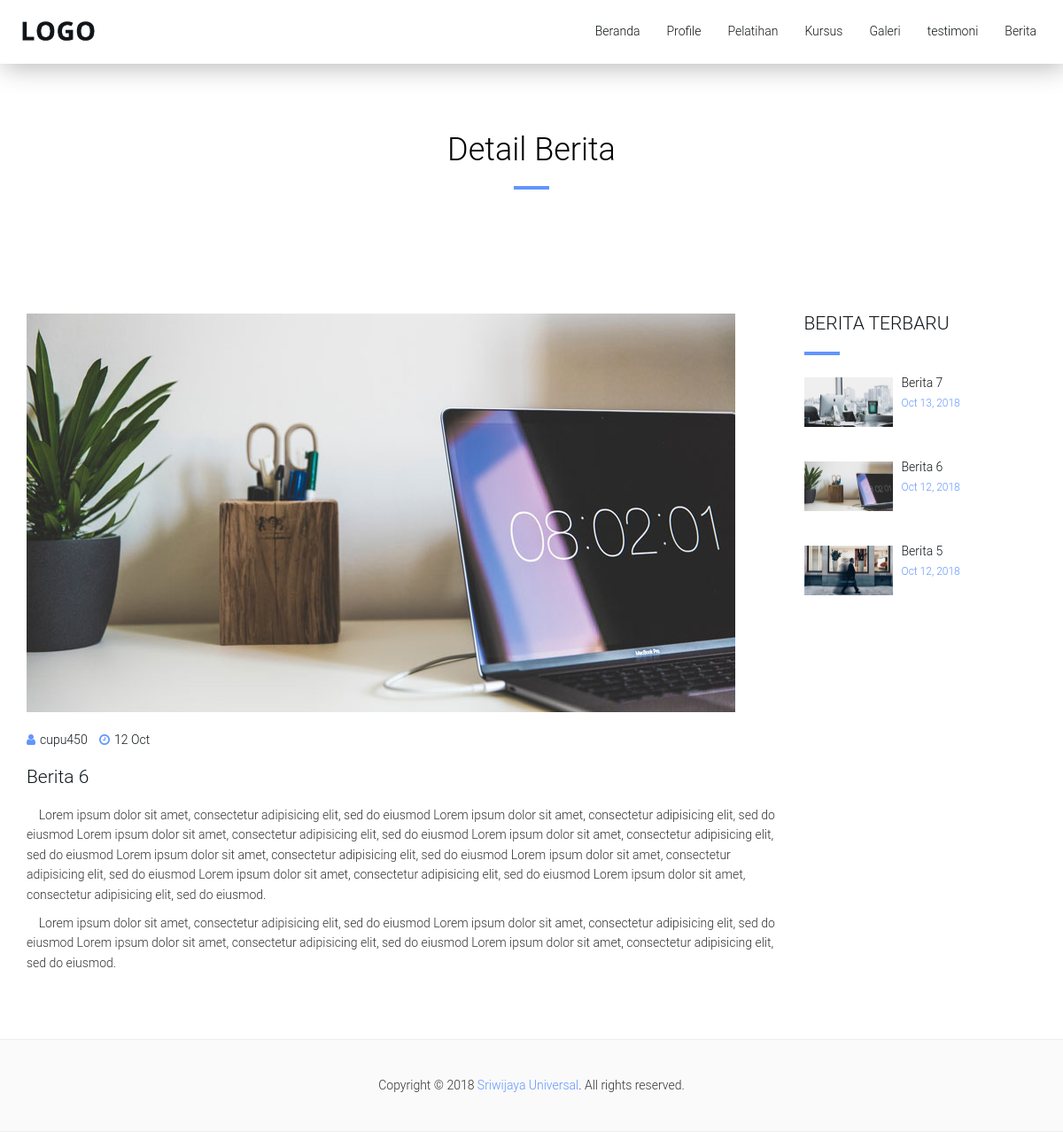
/user/detailBerita/9, run on the app's committed database.
### tables this page shows
CREATE TABLE `berita` (
  `id_berita` int(3) NOT NULL,
  `judul_berita` varchar(50) NOT NULL,
  `konten_berita` text NOT NULL,
  `gambar` varchar(50) NOT NULL,
  `tgl_upload` date NOT NULL,
  `id_admin` int(2) NOT NULL
);

### application/libraries/templateUser.php (called while the page is built)
<?php
class TemplateUser {
    function __construct(){
        $this->CI = & get_instance();
    }
    function displayUser($template, $data=null){
    	$data['_content'] = $this->CI->load->view($template, $data, true);
    	$data['_header'] = $this->CI->load->view('template/user/header', $data, true);
    	$data['_footer'] = $this->CI->load->view('template/user/footer', $data, true);
    	$this->CI->load->view('/templateUser.php', $data);
    }
}
?>

### application/controllers/User.php (called while the page is built, shortened)
<?php
class User extends CI_Controller {
	public function detailBerita($id)
	{
		$data['judul'] = "Company Profile | Detail Berita";
		$data['berita_terbaru'] = $this->M_user->getBeritaIndex();
		$data['berita'] = $this->M_user->getEditBerita($id);
		foreach ($data['berita'] as $value) {
			$data_berita = $this->M_user->dataBerita($value->id_admin);
			$data['a'][] = $data_berita;
		}
		$this->templateuser->displayuser('user/detailBerita',$data);
	}
}

### index.php (called while the page is built, shortened)
<?php
require_once BASEPATH.'core/CodeIgniter.php';

### application/models/M_user.php (called while the page is built, shortened)
<?php
class M_user extends CI_Model {
	public function getBeritaIndex()
	{
		$data = $this->db->order_by('id_berita','DESC')->limit(4)->get('berita');
		return $data->result();
	}
	public function getEditBerita($id)
	{
		$query = $this->db->where('id_berita', $id)
						  ->get('berita');
		return $query->result();
	}
	public function dataBerita($id)
	{
		$query = $this->db->where('id_user', $id)
						  ->get('admin');
		return $query->result();
	}
}

### application/views/user/detailBerita.php (the view)
<div class="col-xs-12 col-sm-12 col-md-12 col-lg-12">
	<div class="section-header text-center sm-padding" style="padding-top: 150px;">
		<h2 class="title" style="color: #000;">Detail Berita</h2>
	</div>
</div>
<main id="main" class="col-md-9">
	<?php foreach($berita as $row => $value): ?>
	<div class="blog2">
		<div class="blog-img">
			<img class="img-responsive" src="<?= base_url().'asset/admin/images/berita/'.$value->gambar ?>">
		</div>
		<div class="blog-content">
			<ul class="blog-meta">
				<?php foreach($a[$row] as $isi): ?>
				<li><i class="fa fa-user"></i><?= $isi->username ?></li>
				<?php endforeach; ?>
				<li><i class="fa fa-clock-o"></i><?= date('d M', strtotime($value->tgl_upload)) ?></li>
			</ul>
			<h3><?= $value->judul_berita ?></h3>
			<?= $value->konten_berita ?>
		</div>
	</div>
	<?php endforeach; ?>
</main>
<aside id="aside" class="col-md-3">
	<div class="widget">
		<h3 class="title">Berita Terbaru</h3>
		<?php foreach($berita_terbaru as $fill): ?>
		<div class="widget-post">
			<a href="#">
				<img src="<?= base_url().'asset/admin/images/berita/'.$fill->gambar ?>" style="width: 100px;"> <?= $fill->judul_berita ?>
			</a>
			<ul class="blog-meta">
				<li><?= date('M d, Y', strtotime($fill->tgl_upload)) ?></li>
			</ul>
		</div>
		<?php endforeach; ?>
	</div>
</aside>

### asset/css/style.css (style rules this page uses)
body { font-family: 'Roboto Light', sans-serif; font-size: 14px; line-height: 1.6; overflow-x: hidden; }
h1, h2, h3, h4, h5, h6 { font-family: 'Roboto Light', sans-serif; margin-top: 0px; margin-bottom: 20px; color: #10161A; }
h2 { font-size: 36px; }
h3 { font-size: 21px; }
a { color: #6195FF; text-decoration: none; -webkit-transition: 0.2s opacity; transition: 0.2s opacity; }
ul, ol { margin: 0; padding: 0; list-style: none }
.sm-padding { padding-top: 60px; padding-bottom: 60px; }
.section-header { position: relative; margin-bottom: 60px; }
.section-header .title { text-transform: capitalize; }
.title:after { content:""; display:block; height:4px; width:40px; background-color: #6195FF; margin-top: 20px; }
.text-center .title:after { margin: 20px auto 0px; }
.blog2 { background-color: #FFF; margin: 15px 0px; transition: box-shadow 0.5s; }
.blog2 .blog-content { padding: 20px 20px 40px; }
.blog2 .blog-meta { margin-bottom: 20px; }
.blog2 .blog-meta li { display: inline-block; font-size: 14px; color: #10161A; margin-right: 10px; }
.blog2 .blog-meta li i { color: #6195FF; margin-right: 5px; }
#main .blog2 .blog-content { padding: 20px 0px 0px; }
#main .blog2 { margin-top: 0px; }
#aside .widget { margin-bottom: 40px; }
.widget h3 { text-transform: uppercase; }
.widget-post { min-height: 70px; margin-bottom: 25px; }
.widget-post img { display: block; float: left; margin-right: 10px; margin-top: 5px; }
.widget-post a { display: block; color: #10161A; }
.widget-post .blog-meta { display: inline-block; }
.widget-post .blog-meta li { display: inline-block; margin-right: 5px; color: #6195FF; font-size: 12px; }

### data on the page
berita: gambar (picture), tgl_upload "12 Oct", judul_berita "Berita 6", konten_berita "Lorem ipsum dolor sit amet, consectetur adipisicing elit, sed do eiusmod Lorem ipsum dolor sit amet, consectetur adipisicing elit, sed do eiusmod Lorem ipsum dolor sit amet, consectetur adipisicing elit, sed do eiusmod Lorem ipsum dolor sit amet, consectetur adipisicing elit, sed do eiusmod Lorem ipsum dolor sit amet, consectetur adipisicing elit, sed do eiusmod Lorem ipsum dolor sit amet, consectetur adipisicing elit, sed do eiusmod Lorem ipsum dolor sit amet, consectetur adipisicing elit, sed do eiusmod Lorem ipsum dolor sit amet, consectetur adipisicing elit, sed do eiusmod. Lorem ipsum dolor sit amet, consectetur adipisicing elit, sed do eiusmod Lorem ipsum dolor sit amet, consectetur…", tgl_upload "Oct 12, 2018"
berita: gambar (picture), judul_berita "Berita 7", tgl_upload "Oct 13, 2018"
berita: gambar (picture), judul_berita "Berita 5", tgl_upload "Oct 12, 2018"

### other printed values
$isi->username "cupu450"
